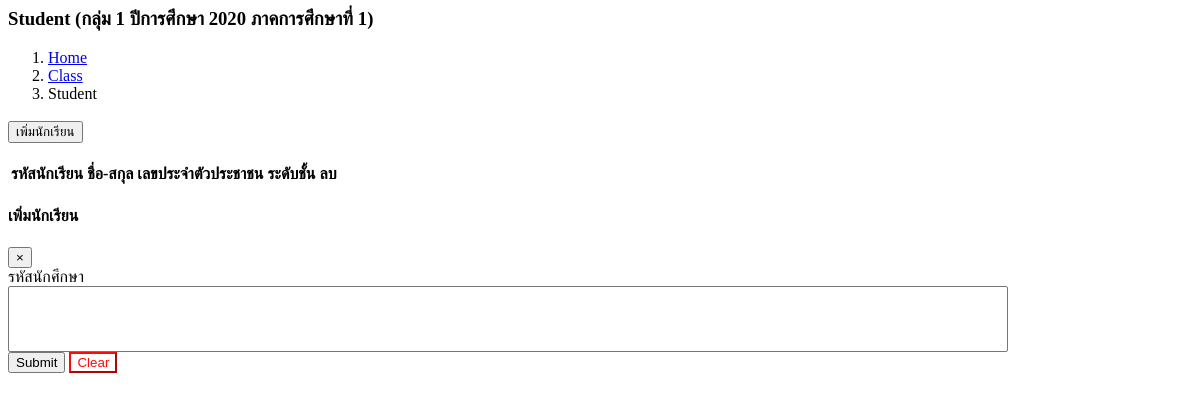
The page /study/student-list.php?class_id=3 on the database as committed earlier.
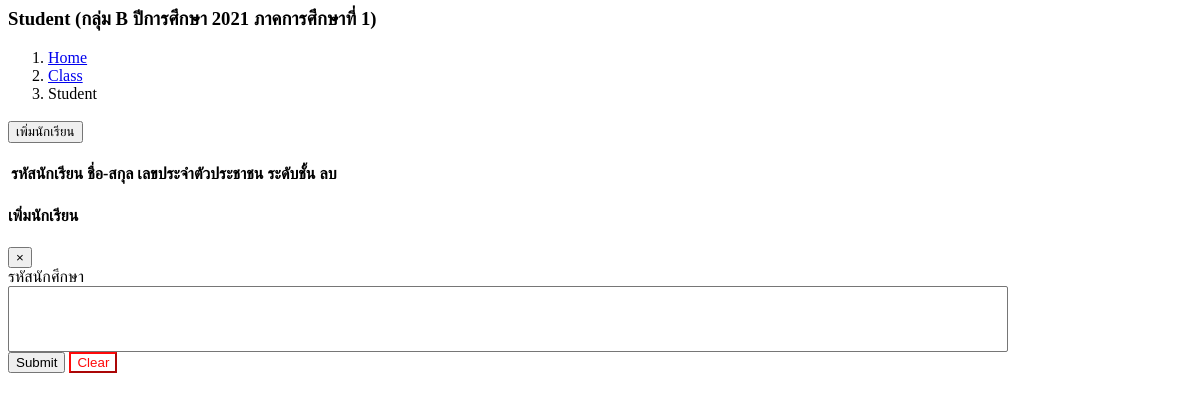
The same page on the database as committed later.
### tables this page shows
CREATE TABLE `class` (
  `class_id` int(20) NOT NULL,
  `year` int(11) DEFAULT NULL,
  `term` int(11) DEFAULT NULL,
  `grade` int(11) DEFAULT NULL,
  `class_name` varchar(50) DEFAULT NULL
);

### service/connections/connect.php (called while the page is built, shortened)
<?php
$servername = "localhost";
$username = "root";
$password = "";
$dbname="student_manage";
$conn = mysqli_connect($servername, $username, $password, $dbname);
mysqli_query($conn,"SET character_set_results=utf8");
mysqli_query($conn,"SET character_set_client='utf8'");
mysqli_query($conn,"SET character_set_connection='utf8'");
mysqli_query($conn,"collation_connection = utf8_unicode_ci");
mysqli_query($conn,"collation_database = utf8_unicode_ci");
mysqli_query($conn,"collation_server = utf8_unicode_ci");
function getOfDB($sql){
    global $conn;
    $result = mysqli_query($conn, $sql);
    for($rows = array(); $row = mysqli_fetch_assoc($result); $rows[] = $row);
    return ($rows );
}
?>

### study/student-list.php (the view, shortened to what this page needs)
<?php
    include('../service/connections/connect.php');
    $class_id=$_GET['class_id'];
    $sql="select * from class where class_id='$class_id'";
    $class=getOfDB($sql);
    if(count($class)>0){
      $class=$class[0];
    }
?>
 <section class="content-header">
    <div class="container-fluid">
      <div class="row mb-2">
        <div class="col-sm-6">
          <h3>Student (กลุ่ม <?=$class['class_name']?> ปีการศึกษา <?=$class['year']?> ภาคการศึกษาที่ <?=$class['term']?>)</h3>
        </div>
        <div class="col-sm-6">
          <ol class="breadcrumb float-sm-right">
            <li class="breadcrumb-item"><a href="#">Home</a></li>
            <li class="breadcrumb-item"><a href="#">Class</a></li>
            <li class="breadcrumb-item active">Student</li>
          </ol>
        </div>
      </div>
    </div>
  </section>
  <section class="content">
    <div class="row">
      <div class="col-12">
        <div class="card">
          <div class="card-header">
            <h3 class="card-title">    <button type="button" class="btn btn-block btn-primary"  id="addStudent">เพิ่มนักเรียน</button></h3>
          </div>
          <div class="card-body">
            <table id="student-table" class="table table-bordered table-hover">
              <thead>
              <tr>
                <th>รหัสนักเรียน</th>
                <th>ชื่อ-สกุล</th>
                <th>เลขประจำตัวประชาชน</th>
                <th>ระดับชั้น </th>
                <th>ลบ</th>
              </tr>
              </thead>
            </table>
          </div>
        </div>
      </div>
    </div>
  </section>
     <div class="modal fade" id="modal-default">
      <div class="modal-dialog">
        <div class="modal-content">
          <div class="modal-header">
            <h4 class="modal-title">เพิ่มนักเรียน </h4>
            <button type="button" class="close" data-dismiss="modal" aria-label="Close">
              <span aria-hidden="true">&times;</span>
            </button>
          </div>
          <div class="modal-body">
              <div class="row">
                   <div class="col-12">
                      <div class="form-group" id="student-form">
                        <label>รหัสนักศึกษา </label>
                        <select  multiple="multiple" class="form-control duallistbox" style="width: 100%;" id="student_id" name="student_id">
                        </select>
                      </div>
                    </div>
              </div>
              <div class="my-footer">
              <button type="submit" id="submit" class="btn btn-primary">Submit</button>
              <button type="reset" class="btn btn-primary" id="btn-clear"
                style="border-color: #ff0909; background-color: white; color: #ff0909; ">Clear</button>
            </div>
          </div>
        </div>
      </div>
    </div>

Rows that differ between the two databases and show on the page:
changed class: class_name "1" → "B"; year "2020" → "2021"
